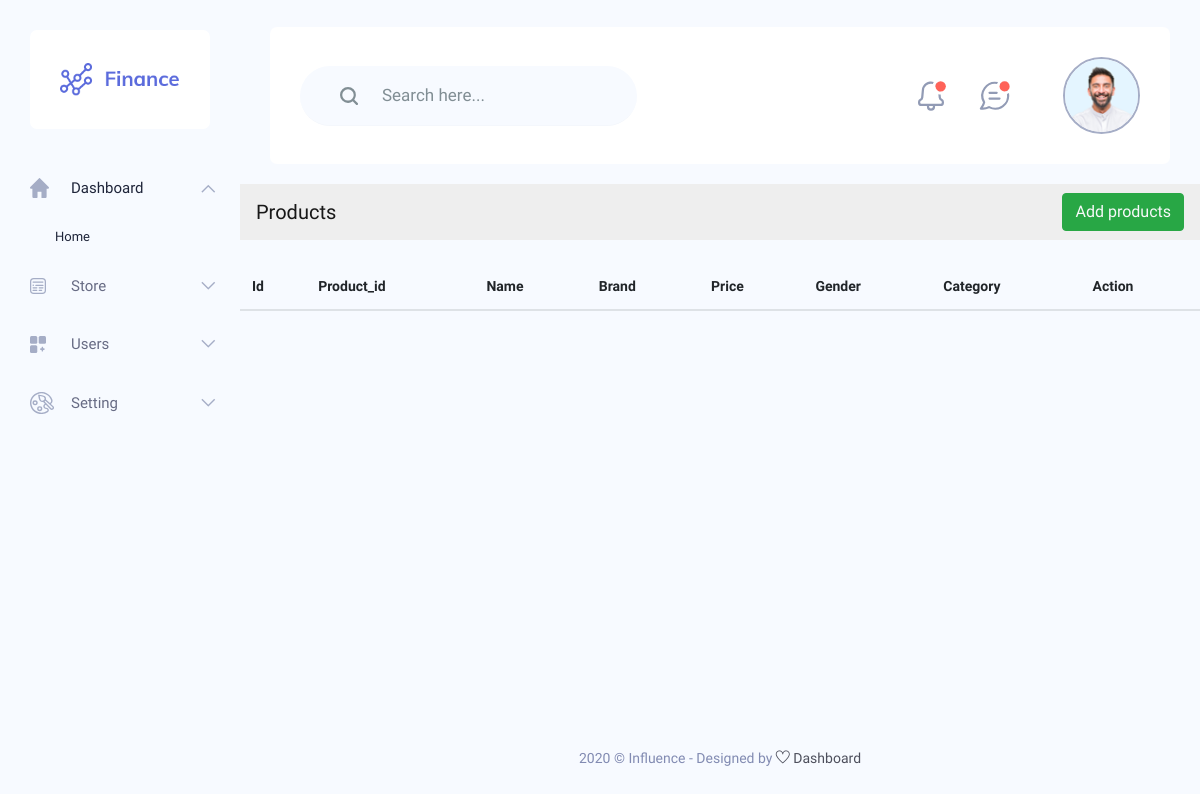
Page /index.php/dashcontroller/products on the earlier database version.
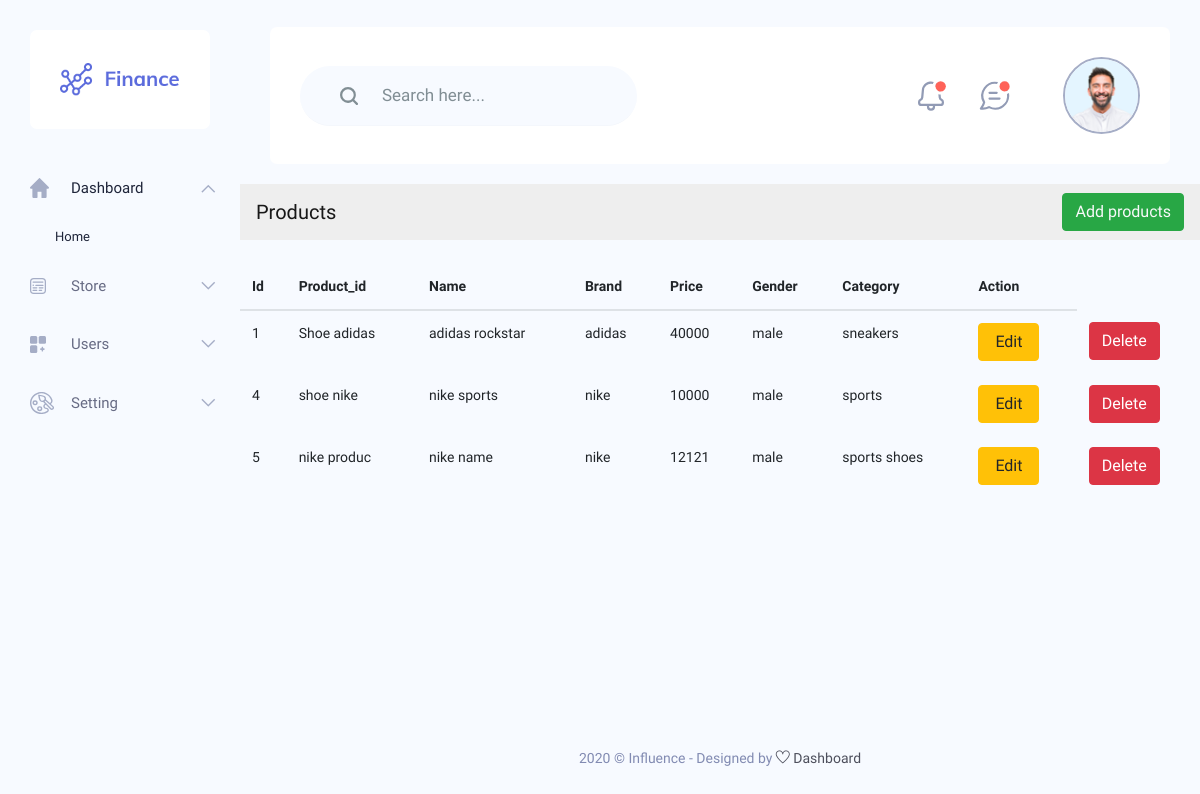
Same page on the later database version.
### tables this page shows
CREATE TABLE `products` (
  `id` int(10) NOT NULL,
  `product_id` varchar(50) DEFAULT NULL,
  `name` varchar(100) DEFAULT NULL,
  `brand` varchar(100) DEFAULT NULL,
  `price` int(10) DEFAULT NULL,
  `gender` varchar(20) DEFAULT NULL,
  `category` varchar(50) DEFAULT NULL,
  `created_on` timestamp NOT NULL DEFAULT current_timestamp(),
  `updated_on` timestamp NOT NULL DEFAULT current_timestamp() ON UPDATE current_timestamp()
);

### application/controllers/DashController.php (called while the page is built, shortened)
<?php
class DashController extends CI_Controller
{
	public function __construct()
	{
		$this->load->database();
		$this->load->model('dashboard_model');
		$this->load->library('session');
	}
	public function products()
	{
		$data['title'] = "Products";
		$data['selected'] =  $this->dashboard_model->select();
		$data['content'] = $this->load->view('product_admin/pages/products/products', $data, true);
		$this->load->view('product_admin/layout/dashboard_layout', $data);
	}
}

### index.php (called while the page is built, shortened)
<?php
require_once BASEPATH.'core/CodeIgniter.php';

### application/models/Dashboard_model.php (called while the page is built, shortened)
<?php if (!defined('BASEPATH')) exit('No direct script access allowed');
class Dashboard_model extends CI_Model
{
    function select()
    {
        $sql = $this->db->query('SELECT * FROM products');
        return $sql->result();
    }
}

### application/views/product_admin/pages/products/products.php (the view)
<nav class="navbar navbar-light bg-light mb-4">
    <span class="navbar-brand mb-0 h1">Products</span>
    <span class="mb-0"><a href="products_add" class="btn btn-success text-light">Add products</a></span>
</nav>
<table class="table">
    <thead>
        <tr>
            <th scope="col">Id</th>
            <th scope="col">Product_id</th>
            <th scope="col">Name</th>
            <th scope="col">Brand</th>
            <th scope="col">Price</th>
            <th scope="col">Gender</th>
            <th scope="col">Category</th>
            <th scope="col" class="colspan-2">Action</th>
        </tr>
    </thead>
    <tbody>
        <?php
        foreach ($selected as $store) {
        ?>
            <tr>
                <td><?= $store->id; ?></td>
                <td><?= $store->product_id; ?></td>
                <td><?= $store->name; ?></td>
                <td><?= $store->brand; ?></td>
                <td><?= $store->price; ?></td>
                <td><?= $store->gender; ?></td>
                <td><?= $store->category; ?></td>
                <td>
                    <a href="<?= base_url("dashboard/slider_edit/$store->id"); ?>" class="btn btn-warning px-3">Edit </a>
                </td>
                <td>
                    <a href="<?= base_url("dashboard/slider_delete/$store->id"); ?>" class="btn btn-danger">Delete</a>
                </td>
            </tr>
        <?php
        }
        ?>
    </tbody>
</table>

### application/views/product_admin/layout/dashboard_layout.php (shortened to what this page needs)
<!DOCTYPE html>
<html lang="zxx">
<head>
    <?php
    include_once APPPATH . "views/product_admin/shared/dashboard_css.php";
    ?>
</head>
<body class="crm_body_bg">
    <?php
    include_once APPPATH . "views/product_admin/shared/dashboard_nav.php";
    ?>
    <section class="main_content dashboard_part">
        <?php
        include_once APPPATH . "views/product_admin/shared/dashboard_header.php";
        ?>
        <?= $content ?>
        <?php
        include_once APPPATH . "views/product_admin/shared/dashboard_footer.php";
        ?>
    </section>
</body>
</html>

### application/views/product_admin/shared/dashboard_css.php
<link rel="stylesheet" href="<?= base_url("/assets/admin/css/bootstrap.min.css");?>">
<link rel="stylesheet" href="<?= base_url("/assets/admin/vendors/themefy_icon/themify-icons.css");?>">
<link rel="stylesheet" href="<?= base_url("/assets/admin/vendors/swiper_slider/css/swiper.min.css");?>">
<link rel="stylesheet" href="<?= base_url("/assets/admin/vendors/select2/css/select2.min.css");?>">
<link rel="stylesheet" href="<?= base_url("/assets/admin/vendors/niceselect/css/nice-select.css");?>">
<link rel="stylesheet" href="<?= base_url("/assets/admin/vendors/owl_carousel/css/owl.carousel.css");?>">
<link rel="stylesheet" href="<?= base_url("/assets/admin/vendors/gijgo/gijgo.min.css");?>">
<link rel="stylesheet" href="<?= base_url("/assets/admin/vendors/font_awesome/css/all.min.css");?>">
<link rel="stylesheet" href="<?= base_url("/assets/admin/vendors/tagsinput/tagsinput.css");?>">
<link rel="stylesheet" href="<?= base_url("/assets/admin/vendors/datatable/css/jquery.dataTables.min.css");?>">
<link rel="stylesheet" href="<?= base_url("/assets/admin/vendors/datatable/css/responsive.dataTables.min.css");?>">
<link rel="stylesheet" href="<?= base_url("/assets/admin/vendors/datatable/css/buttons.dataTables.min.css");?>">
<link rel="stylesheet" href="<?= base_url("/assets/admin/vendors/text_editor/summernote-bs4.css");?>">
<link rel="stylesheet" href="<?= base_url("/assets/admin/vendors/morris/morris.css");?>">
<link rel="stylesheet" href="<?= base_url("/assets/admin/vendors/material_icon/material-icons.css");?>">
<link rel="stylesheet" href="<?= base_url("/assets/admin/css/metisMenu.css");?>">
<link rel="stylesheet" href="<?= base_url("/assets/admin/css/style.css");?>">
<link rel="stylesheet" href="<?= base_url("/assets/admin/css/colors/default.css");?>" id="colorSkinCSS">

### application/views/product_admin/shared/dashboard_nav.php (shortened to what this page needs)
<nav class="sidebar">
    <div class="logo d-flex justify-content-between">
        <a href="index-2.html"><img src="<?= base_url("/assets/admin/img/logo.png");?>" alt=""></a>
    </div>
    <ul id="sidebar_menu">
        <li class="mm-active">
            <a class="has-arrow" href="#" aria-expanded="false">
                <img src="<?= base_url("/assets/admin/img/menu-icon/1.svg");?>" alt="">
                <span>Dashboard</span>
            </a>
            <ul>
                <li><a class="active" href="index-2.html">Home</a></li>
            </ul>
        </li>
        <li class="">
            <a class="has-arrow" href="#" aria-expanded="false">
                <img src="<?= base_url("/assets/admin/img/menu-icon/2.svg");?>" alt="">
                <span>Store</span>
            </a>
        </li>
        <li class="">
            <a class="has-arrow" href="#" aria-expanded="false">
                <img src="<?= base_url("/assets/admin/img/menu-icon/3.svg");?>" alt="">
                <span>Users</span>
            </a>
        </li>
        <li class="">
            <a class="has-arrow" href="#" aria-expanded="false">
                <img src="<?= base_url("/assets/admin/img/menu-icon/4.svg");?>" alt="">
                <span>Setting</span>
            </a>
        </li>
    </ul>
</nav>

### application/views/product_admin/shared/dashboard_header.php (shortened to what this page needs)
<div class="container-fluid no-gutters">
    <div class="row">
        <div class="col-lg-12 p-0">
            <div class="header_iner d-flex justify-content-between align-items-center">
                <div class="serach_field-area">
                    <div class="search_inner">
                        <form action="#">
                            <div class="search_field">
                                <input type="text" placeholder="Search here...">
                            </div>
                            <button type="submit"> <img src="<?= base_url("/assets/admin/img/icon/icon_search.svg");?>" alt=""> </button>
                        </form>
                    </div>
                </div>
                <div class="header_right d-flex justify-content-between align-items-center">
                    <div class="header_notification_warp d-flex align-items-center">
                        <li>
                            <a href="#"> <img src="<?= base_url("/assets/admin/img/icon/bell.svg");?>" alt=""> </a>
                        </li>
                        <li>
                            <a href="#"> <img src="<?= base_url("/assets/admin/img/icon/msg.svg");?>" alt=""> </a>
                        </li>
                    </div>
                    <div class="profile_info">
                        <img src="<?= base_url("/assets/admin/img/client_img.png");?>" alt="#">
                    </div>
                </div>
            </div>
        </div>
    </div>
</div>

### application/views/product_admin/shared/dashboard_footer.php
<div class="footer_part">
    <div class="container">
        <div class="row">
            <div class="col-lg-12">
                <div class="footer_iner text-center">
                    <p>2020 © Influence - Designed by <a href="#"> <i class="ti-heart"></i> </a><a href="#">
                            Dashboard</a></p>
                </div>
            </div>
        </div>
    </div>
</div>

### assets/admin/css/metisMenu.css (style rules this page uses)
.metismenu .has-arrow { position: relative; }
.metismenu .has-arrow::after { position: absolute; content: ''; transform: rotate(0deg) translate(0, -50%); transform-origin: top; top: 50%; transition: all .3s ease-out; right: 40px; content: "\e64b"; font-family: 'themify'; color: #A5ADC6; font-weight: 600; font-size: 14px; }
.metismenu .mm-active > .has-arrow::after, .metismenu .has-arrow[aria-expanded="true"]::after { transform: rotate(180deg) translate(0, -50%); }

Differences in the rows shown:
added products: id "1", product "Shoe adidas", name "adidas rockstar", brand "adidas", price "40000", gender "male", category "sneakers"
added products: id "4", product "shoe nike", name "nike sports", brand "nike", price "10000", gender "male", category "sports"
added products: id "5", product "nike produc", name "nike name", brand "nike", price "12121", gender "male", category "sports shoes"
